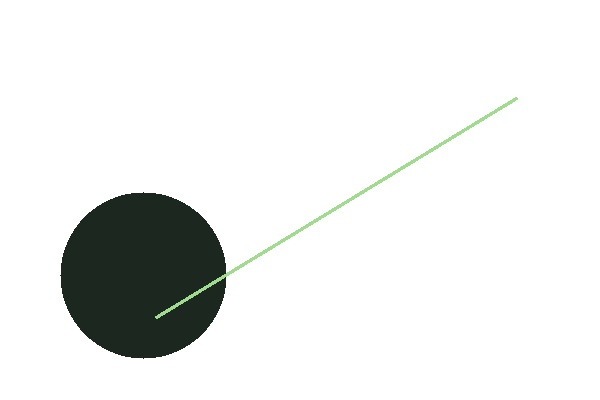
#> input picture computer_vision/e2e_test.jpg, 600 x 400 px
$ python -i visual_features.py   (imports and definitions only)
#> lines starting #> are read from the running program, lines starting #| are printed output that depends on the picture; after the words box and inside, x2 and y2 are one past the last pixel; in counts of white or black regions, pixels touching at a corner belong together
### computer_vision/color_features.py

import cv2
import numpy as np


def bgr_to_hex(bgr):
    """Convert an OpenCV BGR color into a HEX color string."""

    b, g, r = [int(value) for value in bgr]

    return f"#{r:02X}{g:02X}{b:02X}"


def extract_dominant_colors(frame, num_colors=5):
    """
    Find prominent colors in an image using K-means clustering.

    Returns color IDs, HEX values, and approximate image coverage.
    """

    # Resize large images to make clustering faster.
    height, width = frame.shape[:2]

    scale = min(1.0, 200 / max(height, width))

    if scale < 1.0:
        resized = cv2.resize(
            frame,
            None,
            fx=scale,
            fy=scale,
            interpolation=cv2.INTER_AREA,
        )
    else:
        resized = frame.copy()

    # Convert the image into a list of BGR pixels.
    pixels = resized.reshape(-1, 3).astype(np.float32)

    cluster_count = min(num_colors, len(pixels))

    if cluster_count <= 0:
        return []

    # Find groups of similar colors.
    criteria = (
        cv2.TERM_CRITERIA_EPS + cv2.TERM_CRITERIA_MAX_ITER,
        30,
        0.2,
    )

    _, labels, centers = cv2.kmeans(
        pixels,
        cluster_count,
        None,
        criteria,
        3,
        cv2.KMEANS_PP_CENTERS,
    )

    # Count the pixels in each color group.
    counts = np.bincount(
        labels.flatten(),
        minlength=cluster_count,
    )

    # Sort colors by coverage, largest first.
    color_order = np.argsort(counts)[::-1]

    colors = []

    for index in color_order:
        center = np.clip(
            centers[index],
            0,
            255,
        ).astype(np.uint8)

        coverage = float(counts[index] / len(pixels))

        colors.append({
            "id": f"color-{len(colors) + 1}",
            "hex": bgr_to_hex(center),
            "coverage": round(coverage, 3),
        })

    return colors

### computer_vision/line_features.py

import cv2
import math


def classify_line_orientation(x1, y1, x2, y2):
    """Classify a line using its angle."""

    angle = math.degrees(
        math.atan2(y2 - y1, x2 - x1)
    )

    # Normalize the angle to the range 0–180 degrees.
    angle = angle % 180

    if angle <= 10 or angle >= 170:
        return "horizontal"

    if 80 <= angle <= 100:
        return "vertical"

    return "diagonal"


def extract_lines(frame, min_line_length=40):
    """
    Detect straight line segments using the Hough Line Transform.

    Returns line IDs, orientations, and pixel coordinates.
    """

    gray = cv2.cvtColor(
        frame,
        cv2.COLOR_BGR2GRAY,
    )

    blurred = cv2.GaussianBlur(
        gray,
        (5, 5),
        0,
    )

    edges = cv2.Canny(
        blurred,
        50,
        150,
    )

    detected_lines = cv2.HoughLinesP(
        edges,
        rho=1,
        theta=math.pi / 180,
        threshold=50,
        minLineLength=min_line_length,
        maxLineGap=10,
    )

    lines = []

    if detected_lines is None:
        return lines

    for detected_line in detected_lines:

        x1, y1, x2, y2 = [
            int(value)
            for value in detected_line[0]
        ]

        orientation = classify_line_orientation(
            x1, y1, x2, y2
        )

        lines.append({
            "id": f"line-{len(lines) + 1}",
            "label": orientation,
            "orientation": orientation,
            "start": {
                "x": x1,
                "y": y1,
            },
            "end": {
                "x": x2,
                "y": y2,
            },
        })

    return lines

### computer_vision/texture_features.py

import cv2
import numpy as np


def extract_textures(frame, grid_size=2):
    """
    Measure visual texture in regions of an image.

    Returns edge density, contrast, and bounding boxes.
    """

    gray = cv2.cvtColor(frame, cv2.COLOR_BGR2GRAY)

    height, width = gray.shape

    textures = []

    # Divide the image into a grid of regions.
    for row in range(grid_size):
        for col in range(grid_size):

            x1 = col * width // grid_size
            y1 = row * height // grid_size

            x2 = (col + 1) * width // grid_size
            y2 = (row + 1) * height // grid_size

            region = gray[y1:y2, x1:x2]

            if region.size == 0:
                continue

            # Reduce noise before measuring edges.
            blurred = cv2.GaussianBlur(
                region,
                (5, 5),
                0,
            )

            edges = cv2.Canny(
                blurred,
                50,
                150,
            )

            # Fraction of pixels that belong to edges.
            edge_density = float(
                np.count_nonzero(edges) / edges.size
            )

            # Standard deviation of pixel brightness.
            contrast = float(np.std(region))

            # Simple descriptive classification.
            if edge_density >= 0.10:
                label = "high visual detail"
            elif edge_density >= 0.03:
                label = "moderate visual detail"
            else:
                label = "low visual detail"

            textures.append({
                "id": f"texture-{len(textures) + 1}",
                "label": label,
                "edgeDensity": round(edge_density, 4),
                "contrast": round(contrast, 2),
                "bbox": {
                    "x": x1,
                    "y": y1,
                    "width": x2 - x1,
                    "height": y2 - y1,
                },
            })

    return textures

### computer_vision/pattern_features.py

import cv2
import numpy as np


def regular_spacing(positions):
    """
    Check whether positions are approximately evenly spaced.
    Return the average spacing or None.
    """

    positions = sorted(set(int(p) for p in positions))

    if len(positions) < 4:
        return None

    gaps = np.diff(positions).astype(float)

    mean_gap = float(np.mean(gaps))

    if mean_gap < 6:
        return None

    variation = float(np.std(gaps) / mean_gap)

    if variation <= 0.20:
        return round(mean_gap, 2)

    return None


def group_nearby_positions(positions, max_gap=3):
    """Combine nearby pixel positions into single line locations."""

    if len(positions) == 0:
        return []

    groups = [[int(positions[0])]]

    for position in positions[1:]:
        position = int(position)

        if position - groups[-1][-1] <= max_gap:
            groups[-1].append(position)
        else:
            groups.append([position])

    return [
        int(round(np.mean(group)))
        for group in groups
    ]


def find_grid_spacing(gray):
    """
    Find repeated horizontal and vertical boundaries.

    Repetition in both directions can indicate a grid
    or checkerboard.
    """

    blurred = cv2.GaussianBlur(gray, (5, 5), 0)
    edges = cv2.Canny(blurred, 50, 150)

    height, width = gray.shape

    column_density = np.count_nonzero(edges, axis=0) / height
    row_density = np.count_nonzero(edges, axis=1) / width

    vertical_positions = np.flatnonzero(column_density >= 0.55)
    horizontal_positions = np.flatnonzero(row_density >= 0.55)

    vertical_positions = group_nearby_positions(
        vertical_positions
    )

    horizontal_positions = group_nearby_positions(
        horizontal_positions
    )

    return (
        regular_spacing(vertical_positions),
        regular_spacing(horizontal_positions),
    )


def find_stripe_spacing(gray):
    """
    Detect regularly spaced dark or light bands.

    Unlike Canny edge detection, this measures the centers
    of bands, avoiding duplicate edges around thick stripes.
    """

    blurred = cv2.GaussianBlur(gray, (5, 5), 0)

    _, dark_mask = cv2.threshold(
        blurred,
        0,
        255,
        cv2.THRESH_BINARY_INV + cv2.THRESH_OTSU,
    )

    # Also check light stripes on a dark background.
    light_mask = cv2.bitwise_not(dark_mask)

    for mask in (dark_mask, light_mask):

        # Fraction of each column or row covered by the band.
        column_coverage = np.mean(mask > 0, axis=0)
        row_coverage = np.mean(mask > 0, axis=1)

        vertical_positions = np.flatnonzero(
            column_coverage >= 0.70
        )

        horizontal_positions = np.flatnonzero(
            row_coverage >= 0.70
        )

        vertical_centers = group_nearby_positions(
            vertical_positions,
            max_gap=1,
        )

        horizontal_centers = group_nearby_positions(
            horizontal_positions,
            max_gap=1,
        )

        vertical_spacing = regular_spacing(vertical_centers)
        horizontal_spacing = regular_spacing(horizontal_centers)

        if vertical_spacing is not None:
            return vertical_spacing, None

        if horizontal_spacing is not None:
            return None, horizontal_spacing

    return None, None


def find_repeated_dots(gray):
    """Detect approximately regularly arranged circular blobs."""

    blurred = cv2.GaussianBlur(gray, (5, 5), 0)

    _, binary = cv2.threshold(
        blurred,
        0,
        255,
        cv2.THRESH_BINARY_INV + cv2.THRESH_OTSU,
    )

    contours, _ = cv2.findContours(
        binary,
        cv2.RETR_EXTERNAL,
        cv2.CHAIN_APPROX_SIMPLE,
    )

    dots = []

    for contour in contours:

        area = cv2.contourArea(contour)
        perimeter = cv2.arcLength(contour, True)

        if area < 30 or perimeter == 0:
            continue

        circularity = (
            4 * np.pi * area / (perimeter * perimeter)
        )

        if circularity < 0.75:
            continue

        x, y, w, h = cv2.boundingRect(contour)

        if abs(w - h) > max(w, h) * 0.25:
            continue

        dots.append({
            "x": x + w / 2,
            "y": y + h / 2,
            "area": area,
        })

    if len(dots) < 6:
        return False

    areas = np.array([dot["area"] for dot in dots])

    if np.std(areas) / np.mean(areas) > 0.25:
        return False

    # [12 lines left out: function count_coordinate_groups, not called in this run]

    rows = count_coordinate_groups(
        [dot["y"] for dot in dots]
    )

    columns = count_coordinate_groups(
        [dot["x"] for dot in dots]
    )

    return rows >= 2 and columns >= 2


def extract_patterns(frame):
    """
    Detect simple repeated geometric structures.

    Supported:
    - Vertical or horizontal stripes
    - Grids or checkerboards
    - Repeated circular elements
    """

    gray = cv2.cvtColor(frame, cv2.COLOR_BGR2GRAY)

    patterns = []

    # First, look for a grid in both directions.
    grid_vertical, grid_horizontal = find_grid_spacing(gray)

    if (
        grid_vertical is not None
        and grid_horizontal is not None
    ):
        patterns.append({
            "id": f"pattern-{len(patterns) + 1}",
            "label": "grid or checkerboard",
            "patternType": "grid",
            "verticalSpacing": grid_vertical,
            "horizontalSpacing": grid_horizontal,
        })

    else:
        # Look for regularly spaced stripes.
        stripe_vertical, stripe_horizontal = find_stripe_spacing(
            gray
        )

        if stripe_vertical is not None:
            patterns.append({
                "id": f"pattern-{len(patterns) + 1}",
                "label": "vertical stripes",
                "patternType": "stripes",
                "orientation": "vertical",
                "spacing": stripe_vertical,
            })

        elif stripe_horizontal is not None:
            patterns.append({
                "id": f"pattern-{len(patterns) + 1}",
                "label": "horizontal stripes",
                "patternType": "stripes",
                "orientation": "horizontal",
                "spacing": stripe_horizontal,
            })

    # Look for repeated circular elements.
    if find_repeated_dots(gray):
        patterns.append({
            "id": f"pattern-{len(patterns) + 1}",
            "label": "repeated circular elements",
            "patternType": "dots",
        })

    return patterns

### computer_vision/visual_features.py

import cv2
import math

from color_features import extract_dominant_colors
from line_features import extract_lines
from texture_features import extract_textures
from pattern_features import extract_patterns


# [73 lines left out: functions classify_shape, is_duplicate_shape, not called in this run]


def extract_visual_features(frame):
    """
    Extract five categories of visual features:

    1. Shapes
    2. Colors
    3. Lines
    4. Textures
    5. Patterns

    Also returns the original contour data and
    an annotated image for debugging.
    """

    # STEP 1: Prepare the image.

    gray = cv2.cvtColor(
        frame,
        cv2.COLOR_BGR2GRAY,
    )

    blurred = cv2.GaussianBlur(
        gray,
        (5, 5),
        0,
    )

    # STEP 2: Detect edges.

    edges = cv2.Canny(
        blurred,
        50,
        150,
    )

    # STEP 3: Find contours.

    contours, _ = cv2.findContours(
        edges,
        cv2.RETR_LIST,
        cv2.CHAIN_APPROX_SIMPLE,
    )

    significant_contours = [
        contour
        for contour in contours
        if cv2.contourArea(contour) >= 20
    ]

    annotated_frame = frame.copy()

    # Draw contour outlines in green.

    cv2.drawContours(
        annotated_frame,
        significant_contours,
        -1,
        (0, 255, 0),
        2,
    )

    # STEP 4: Classify geometric shapes.

    shapes = []

    minimum_shape_area = 500

    for contour in significant_contours:

        area = cv2.contourArea(contour)

        if area < minimum_shape_area:
            continue

        shape_name = classify_shape(contour)

        if shape_name in ("unknown", "irregular"):
            continue

        x, y, w, h = cv2.boundingRect(contour)

        shape = {
            "id": f"shape-{len(shapes) + 1}",
            "label": shape_name,
            "contourId": f"contour-{len(shapes) + 1}",
            "bbox": {
                "x": x,
                "y": y,
                "width": w,
                "height": h,
            },
            "area": area,
        }

        if is_duplicate_shape(shape, shapes):
            continue

        shapes.append(shape)

        # Draw the bounding box in blue.

        cv2.rectangle(
            annotated_frame,
            (x, y),
            (x + w, y + h),
            (255, 0, 0),
            2,
        )

        # Display the shape label in red.

        cv2.putText(
            annotated_frame,
            shape_name,
            (x, max(y - 10, 20)),
            cv2.FONT_HERSHEY_SIMPLEX,
            0.6,
            (0, 0, 255),
            2,
        )

    # STEP 5: Extract dominant colors.

    colors = extract_dominant_colors(
        frame,
        num_colors=5,
    )

    # STEP 6: Detect straight lines.

    lines = extract_lines(frame)

    # STEP 7: Measure visual textures.

    textures = extract_textures(
        frame,
        grid_size=2,
    )

    # STEP 8: Detect repeated visual patterns.

    patterns = extract_patterns(frame)

    # STEP 9: Return all features.

    return {
        "edges": edges,
        "contours": significant_contours,
        "annotated_frame": annotated_frame,
        "contour_count": len(significant_contours),

        "shapes": shapes,
        "shape_count": len(shapes),

        "colors": colors,
        "color_count": len(colors),

        "lines": lines,
        "line_count": len(lines),

        "textures": textures,
        "texture_count": len(textures),

        "patterns": patterns,
        "pattern_count": len(patterns),
    }

>>> import cv2
>>> picture = cv2.imread('e2e_test.jpg')
#> picture is the input picture: shape (400, 600, 3); mean B, G, R 234.4, 235.5, 234.2
>>> result = extract_visual_features(picture)
#> in extract_visual_features, `edges = cv2.Canny( blurred, 50, 150, )`:
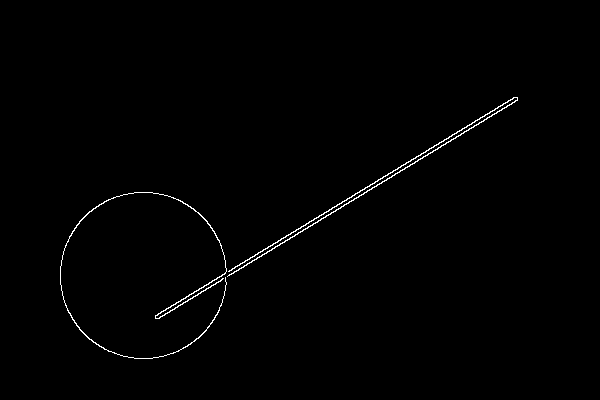
#> edges: shape (400, 600); 0.73% white in thin lines or dots, all inside (x1, y1, x2, y2) = (60, 97, 518, 359)
#> in extract_visual_features, `contours, _ = cv2.findContours( edges, cv2.RETR_LIST, cv2.CHAIN_APPROX..`: contours = 2 contours; box (x1, y1, x2, y2) and area: (227, 97, 518, 277) 350, (60, 192, 227, 359) 222
#> in extract_visual_features, `significant_contours = [ contour for contour in contours if cv2.contou..`: significant_contours has the same summary as contours
#> in extract_visual_features, `cv2.drawContours( annotated_frame, significant_contours, -1, (0, 255, ..`:
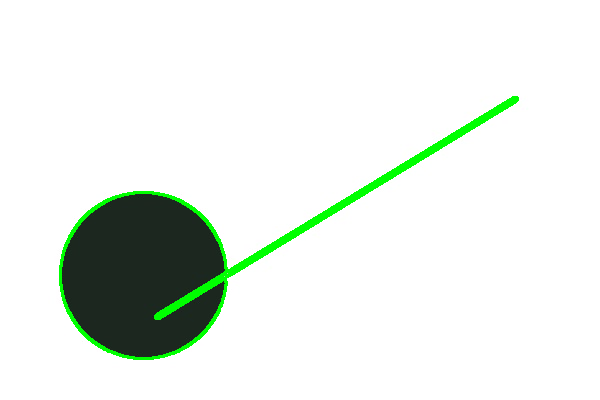
#> annotated_frame: shape (400, 600, 3); 2.17% of pixels changed, all inside (x1, y1, x2, y2) = (59, 96, 519, 360)
#> the loop in extract_visual_features, `for contour in significant_contours: ` made 2 passes
#> area on passes 1 to 2: 221.5, 350
#> after the loop in extract_visual_features, `for contour in significant_contours:`: shapes = []
#> in extract_dominant_colors, `cluster_count = min(num_colors, len(pixels))`: cluster_count = 5
#> in extract_dominant_colors, `criteria = ( cv2.TERM_CRITERIA_EPS + cv2.TERM_CRITERIA_MAX_ITER, 30, 0..`: criteria = (3, 30, 0.2)
#> in extract_dominant_colors, `_, labels, centers = cv2.kmeans( pixels, cluster_count, None, criteria..`: centers = [[254.9, 255, 254.9], [31.36, 39.45, 28.35], [160.9, 200.6, 169.8], [98.99, 113.4, 99.43], [208.9, 232.4, 214.5]]
#> in extract_dominant_colors, `counts = np.bincount( labels.flatten(), minlength=cluster_count, )`: counts = [23926, 2308, 156, 68, 142]
#> in extract_dominant_colors, `color_order = np.argsort(counts)[::-1]`: color_order = [0, 1, 2, 4, 3]
#> the loop in extract_dominant_colors, `for index in color_order:` made 5 passes
#> (coverage, b in bgr_to_hex, g in bgr_to_hex, r in bgr_to_hex) on passes 1 to 4: (0.899, 254, 254, 254), (0.0868, 31, 39, 28), (0.00586, 160, 200, 169), (0.00534, 208, 232, 214)
#> (index, coverage, b in bgr_to_hex, g in bgr_to_hex, r in bgr_to_hex) on pass 5: (3, 0.00256, 98, 113, 99)
#> after the loop in extract_dominant_colors, `for index in color_order:`: colors = 5 items
#> in extract_lines, `detected_lines = cv2.HoughLinesP( edges, rho=1, theta=math.pi / 180, t..`: detected_lines = [[212, 280, 516, 97], [157, 318, 391, 177], [155, 315, 374, 183], [275, 246, 517, 100], [332, 207, 515, 97], [395, 173, 517, 99]]
#> the loop in extract_lines, `for detected_line in detected_lines: ` made 6 passes
#> (x1, y1, x2, y2, angle in classify_line_orientation) on passes 1 to 6: (212, 280, 516, 97, 149), (157, 318, 391, 177, 148.9), (155, 315, 374, 183, 148.9), (275, 246, 517, 100, 148.9), (332, 207, 515, 97, 149), (395, 173, 517, 99, 148.8)
#> after the loop in extract_lines, `for detected_line in detected_lines:`: lines = 6 items
#> after the loop in extract_textures, `for row in range(grid_size):`:
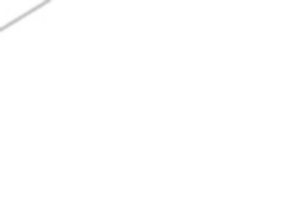
#> blurred: shape (200, 300); min 195, max 255, mean 254.8
#> after the loop in extract_textures, `for row in range(grid_size):`:
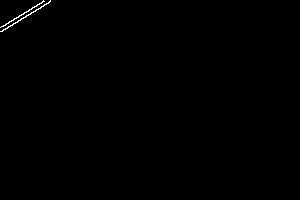
#> edges: shape (200, 300); 0.26% white in thin lines or dots, all inside (x1, y1, x2, y2) = (0, 0, 51, 32)
#> after the loop in extract_textures, `for row in range(grid_size):`: textures = 4 items
#> in find_grid_spacing, `column_density = np.count_nonzero(edges, axis=0) / height`: column_density = 600 values, max 0.0525 at index 225, min 0 at index 0, mean 0.00733
#> in find_grid_spacing, `row_density = np.count_nonzero(edges, axis=1) / width`: row_density = 400 values, max 0.0417 at index 192, min 0 at index 0, mean 0.00733
#> in find_grid_spacing, `vertical_positions = np.flatnonzero(column_density >= 0.55)`: vertical_positions = empty array
#> in find_grid_spacing, `vertical_positions = group_nearby_positions( vertical_positions )`: vertical_positions = []
#> in find_stripe_spacing, `_, dark_mask = cv2.threshold( blurred, 0, 255, cv2.THRESH_BINARY_INV +..`:
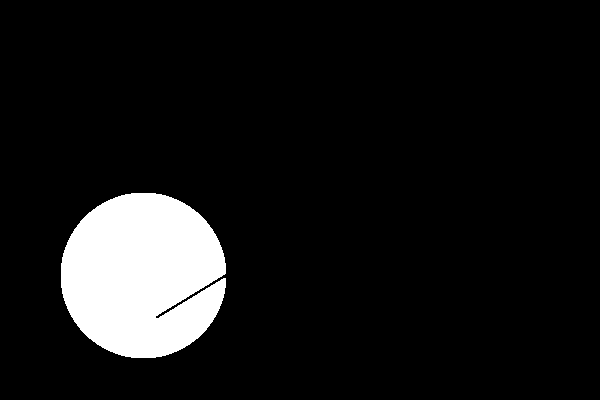
#> dark_mask: shape (400, 600); 8.9% white; 1 white region, box (x1, y1, x2, y2) and area: (61, 193, 226, 358) 21434
#> in find_stripe_spacing, `light_mask = cv2.bitwise_not(dark_mask)`: light_mask: shape (400, 600); 91.1% white; 1 black region
#> the loop in find_stripe_spacing, `for mask in (dark_mask, light_mask):` made 2 passes
#> (vertical_centers, horizontal_centers) on pass 2: ([42, 399], [200])
#> in find_repeated_dots, `contours, _ = cv2.findContours( binary, cv2.RETR_EXTERNAL, cv2.CHAIN_A..`: contours = 1 contour; box (x1, y1, x2, y2) and area: (61, 193, 226, 358) 21131
#> the loop in find_repeated_dots, `for contour in contours: ` made 1 pass
#> (area, perimeter, circularity) on pass 1: (21131, 716.7, 0.517)
#> after the loop in find_repeated_dots, `for contour in contours:`: dots = []
#> result = 14 items
